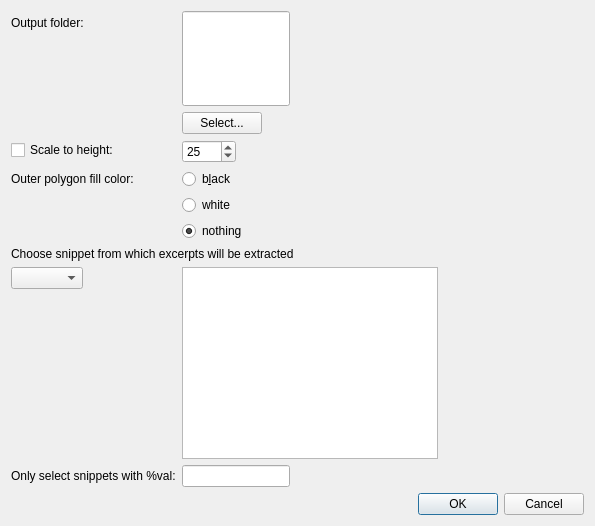
<?xml version="1.0" encoding="UTF-8"?>
<ui version="4.0">
 <class>SnippetsDialog</class>
 <widget class="QDialog" name="SnippetsDialog">
  <property name="geometry">
   <rect>
    <x>0</x>
    <y>0</y>
    <width>595</width>
    <height>526</height>
   </rect>
  </property>
  <property name="sizePolicy">
   <sizepolicy hsizetype="Minimum" vsizetype="Minimum">
    <horstretch>0</horstretch>
    <verstretch>0</verstretch>
   </sizepolicy>
  </property>
  <property name="windowTitle">
   <string>Dialog</string>
  </property>
  <layout class="QVBoxLayout" name="verticalLayout">
   <item>
    <layout class="QFormLayout" name="formLayout">
     <property name="fieldGrowthPolicy">
      <enum>QFormLayout::FieldsStayAtSizeHint</enum>
     </property>
     <item row="0" column="0">
      <widget class="QLabel" name="label_out">
       <property name="text">
        <string>Output folder:</string>
       </property>
      </widget>
     </item>
     <item row="0" column="1">
      <widget class="QLineEdit" name="snippetOutputFolderLineEdit">
       <property name="sizePolicy">
        <sizepolicy hsizetype="Expanding" vsizetype="Expanding">
         <horstretch>0</horstretch>
         <verstretch>0</verstretch>
        </sizepolicy>
       </property>
      </widget>
     </item>
     <item row="1" column="1">
      <widget class="QPushButton" name="OutputFolderSelector">
       <property name="text">
        <string>Select...</string>
       </property>
      </widget>
     </item>
     <item row="3" column="1">
      <widget class="QSpinBox" name="heightSpinBox">
       <property name="minimum">
        <number>5</number>
       </property>
       <property name="maximum">
        <number>5000</number>
       </property>
       <property name="value">
        <number>25</number>
       </property>
      </widget>
     </item>
     <item row="9" column="0">
      <widget class="QComboBox" name="snippetComboBox"/>
     </item>
     <item row="3" column="0">
      <widget class="QCheckBox" name="heightCheckBox">
       <property name="text">
        <string>Scale to height:</string>
       </property>
      </widget>
     </item>
     <item row="8" column="0" colspan="2">
      <widget class="QLabel" name="label">
       <property name="text">
        <string>Choose snippet from which excerpts will be extracted</string>
       </property>
      </widget>
     </item>
     <item row="10" column="0">
      <widget class="QLabel" name="label_2">
       <property name="text">
        <string>Only select snippets with %val:</string>
       </property>
      </widget>
     </item>
     <item row="10" column="1">
      <widget class="QLineEdit" name="valueLineEdit"/>
     </item>
     <item row="5" column="1">
      <widget class="QRadioButton" name="blackRadioButton">
       <property name="toolTip">
        <string>fill the area between the polygon and its bounding box with black</string>
       </property>
       <property name="text">
        <string>b&amp;lack</string>
       </property>
       <property name="checked">
        <bool>false</bool>
       </property>
      </widget>
     </item>
     <item row="6" column="1">
      <widget class="QRadioButton" name="whiteRadioButton">
       <property name="toolTip">
        <string>fill the area between the polygon and its bounding box with white</string>
       </property>
       <property name="text">
        <string>white</string>
       </property>
       <property name="checked">
        <bool>false</bool>
       </property>
      </widget>
     </item>
     <item row="5" column="0">
      <widget class="QLabel" name="label_3">
       <property name="text">
        <string>Outer polygon fill color:</string>
       </property>
      </widget>
     </item>
     <item row="9" column="1">
      <widget class="QPlainTextEdit" name="snippetTextEdit">
       <property name="textInteractionFlags">
        <set>Qt::TextSelectableByKeyboard|Qt::TextSelectableByMouse</set>
       </property>
      </widget>
     </item>
     <item row="7" column="1">
      <widget class="QRadioButton" name="nothingRadioButton">
       <property name="toolTip">
        <string>the bounding box of the polygon will be used</string>
       </property>
       <property name="text">
        <string>nothing</string>
       </property>
       <property name="checked">
        <bool>true</bool>
       </property>
      </widget>
     </item>
    </layout>
   </item>
   <item>
    <layout class="QHBoxLayout" name="horizontalLayout">
     <item>
      <spacer name="horizontalSpacer">
       <property name="orientation">
        <enum>Qt::Horizontal</enum>
       </property>
       <property name="sizeHint" stdset="0">
        <size>
         <width>40</width>
         <height>20</height>
        </size>
       </property>
      </spacer>
     </item>
     <item>
      <widget class="QDialogButtonBox" name="buttonBox">
       <property name="sizePolicy">
        <sizepolicy hsizetype="Fixed" vsizetype="Fixed">
         <horstretch>0</horstretch>
         <verstretch>0</verstretch>
        </sizepolicy>
       </property>
       <property name="orientation">
        <enum>Qt::Horizontal</enum>
       </property>
       <property name="standardButtons">
        <set>QDialogButtonBox::Cancel|QDialogButtonBox::Ok</set>
       </property>
      </widget>
     </item>
    </layout>
   </item>
  </layout>
 </widget>
 <resources/>
 <connections/>
</ui>
